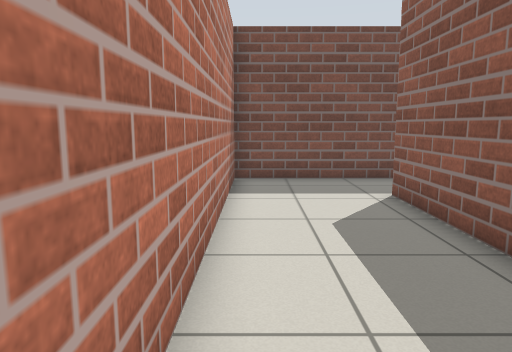
view 1 (above)

18 first-person views from a walk through a robot-simulator world made for Gazebo. The camera is 0.92 m above the floor, tilts 8° down and sees 70° across. The floor is counted in squares, 0.5 m on a side. Each view is taken from the middle of a square. On the plan, view 1 faces up. The plan holds only what a view shows up to about 18 squares ahead; the rest is blank.

view 2
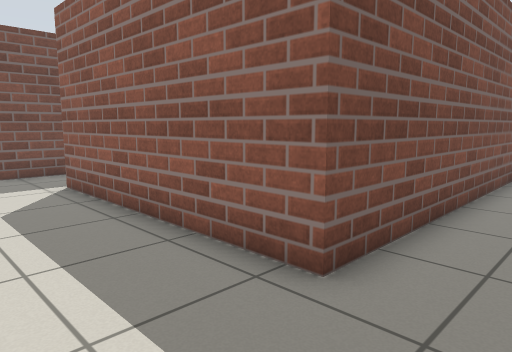

view 3
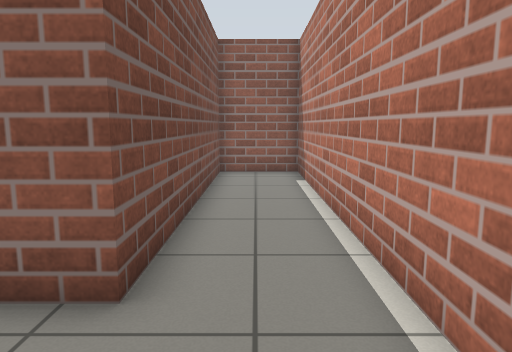

view 4
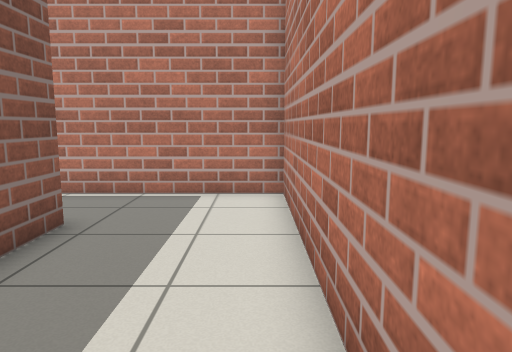

view 5
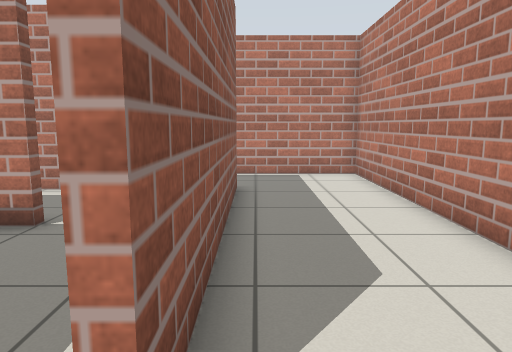

view 6
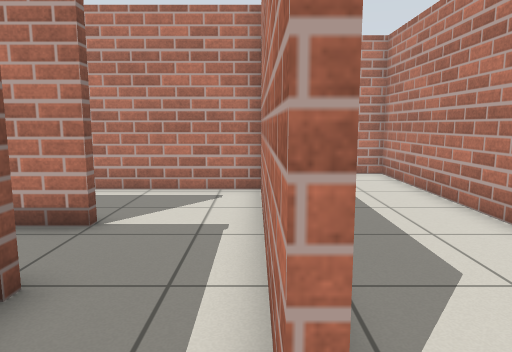

view 7
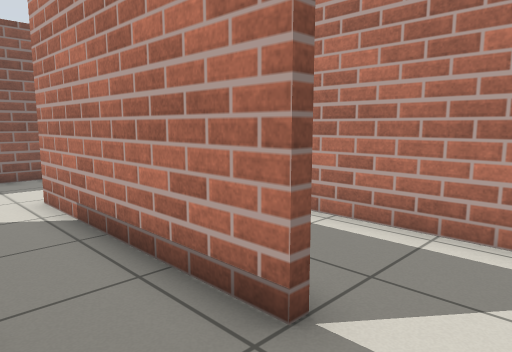

view 8
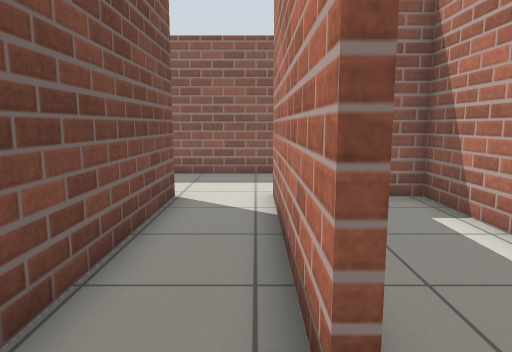

view 9
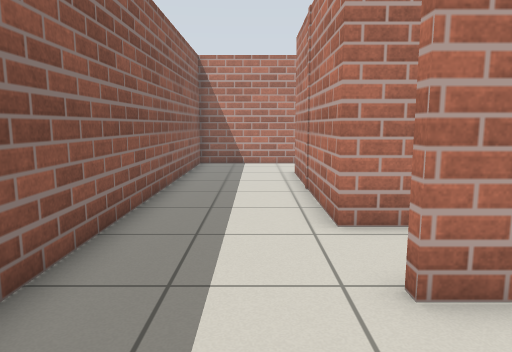

view 10
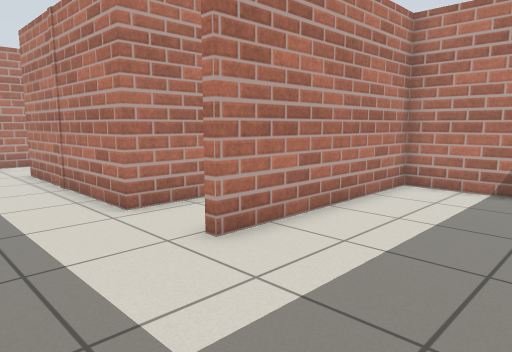

view 11
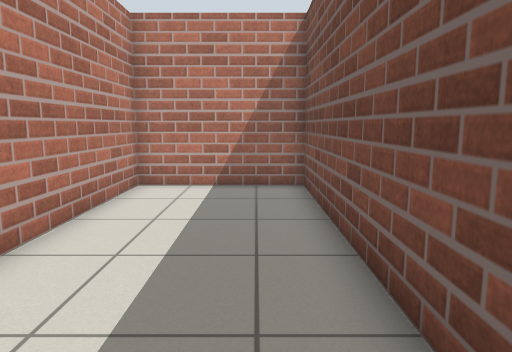

view 12
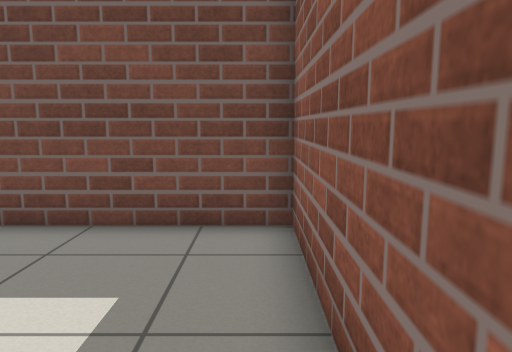

view 13
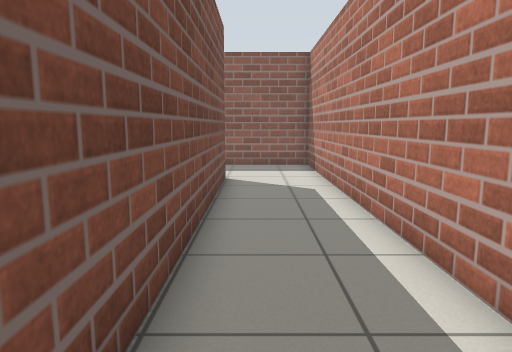

view 14
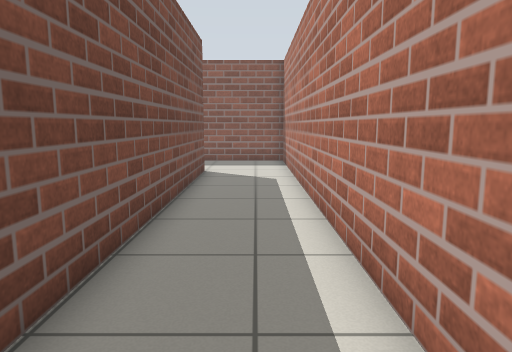

view 15
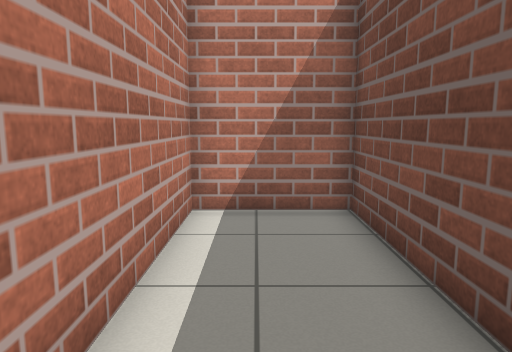

view 16
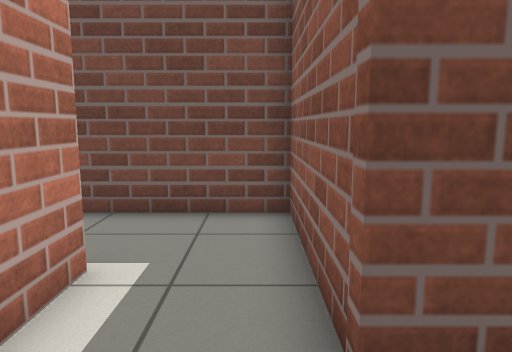

view 17
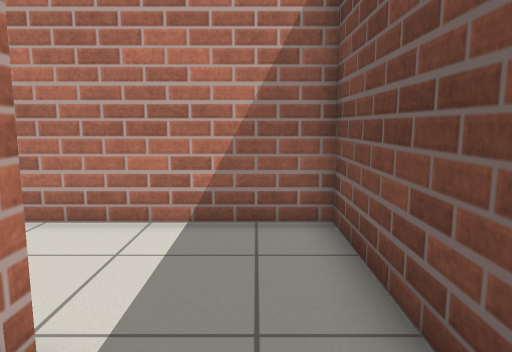

view 18
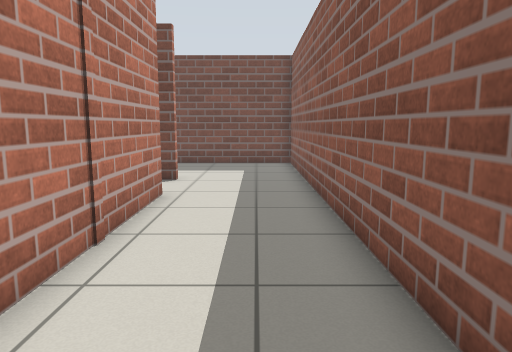

### Floor plan
Points are (right, up) in squares from view 1. A wall is a line through its corners. A room is listed if a view was taken in it or the views show most of it. See-through windows are left out.
Room 1 (views 1, 2, 3, 4, 5, 6)
walls: (4.5, 12.5) (-0.7, 12.5) (-0.7, -2.6) (14.2, -2.6) (14.2, 0.4) (3.6, 0.4) (3.6, 9.5)
ways out: opening at (4, 11) to room 2
Room 2 (views 7, 8, 12, 13, 14, 15, 16, 17, 18)
walls: (14.3, 7.1) (6.7, 7.1) (6.7, 12.5) (4.5, 12.5); (7, 4.6) (14.5, 4.6) (14.5, -2.9) (-0.7, -2.9) (-0.7, -6.4) (18.7, -6.4) (18.7, 6.5); (3.9, 9.5) (3.9, 4.6)
ways out: opening at (4, 11) to room 1; opening at (16.5, 7) to room 3; opening at (6, 4) to room 4
Room 3 (views 9, 10, 11)
walls: (18.7, 6.5) (18.7, 12.5) (7, 12.5) (7, 7.4) (14.3, 7.4) (14.3, 7.1)
ways out: opening at (16.5, 7) to room 2
Room 4 (no view inside)
walls: (3.9, 4.6) (3.9, 0.7) (14.2, 0.7) (14.2, 1.6)
ways out: opening at (6, 4) to room 2

Where each view was taken, in squares from view 1:
view 1: 0 up, 0 right, facing up
view 2: 2 down, 0 right, facing up-right
view 3: 1 down, 0 right, facing right
view 4: 7 up, 0 right, facing down
view 5: 11 up, 3 right, facing down
view 6: 11 up, 4 right, facing down
view 7: 7 up, 5 right, facing down-right
view 8: 5 up, 5 right, facing right
view 9: 11 up, 16 right, facing down
view 10: 12 up, 18 right, facing down-left
view 11: 11 up, 18 right, facing left
view 12: 6 up, 18 right, facing up
view 13: 4 down, 2 right, facing right
view 14: 5 down, 0 right, facing right
view 15: 5 down, 7 right, facing left
view 16: 5 up, 6 right, facing up
view 17: 11 up, 6 right, facing left
view 18: 5 down, 17 right, facing up
